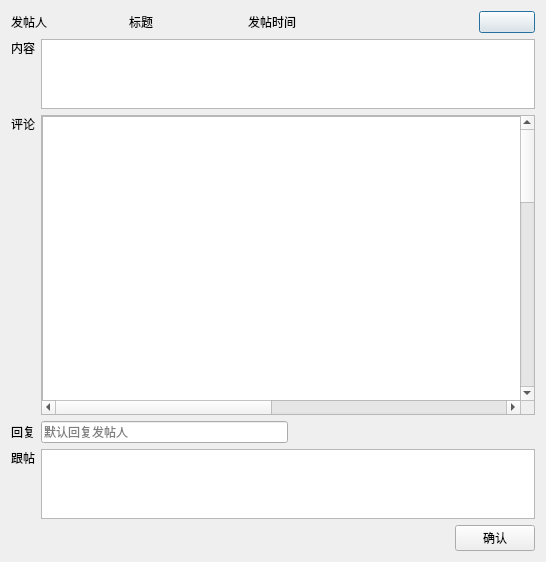
<?xml version="1.0" encoding="UTF-8"?>
<ui version="4.0">
 <class>PostWin</class>
 <widget class="QDialog" name="PostWin">
  <property name="geometry">
   <rect>
    <x>0</x>
    <y>0</y>
    <width>546</width>
    <height>439</height>
   </rect>
  </property>
  <property name="windowTitle">
   <string>Dialog</string>
  </property>
  <layout class="QVBoxLayout" name="verticalLayout_2">
   <item>
    <layout class="QVBoxLayout" name="verticalLayout" stretch="2,4,8,2,3,1">
     <item>
      <layout class="QHBoxLayout" name="horizontalLayout_4" stretch="2,2,2,2,1">
       <item>
        <layout class="QHBoxLayout" name="horizontalLayout">
         <item>
          <widget class="QLabel" name="label">
           <property name="text">
            <string>发帖人</string>
           </property>
          </widget>
         </item>
         <item>
          <widget class="QLabel" name="poster">
           <property name="sizePolicy">
            <sizepolicy hsizetype="Expanding" vsizetype="Preferred">
             <horstretch>0</horstretch>
             <verstretch>0</verstretch>
            </sizepolicy>
           </property>
           <property name="text">
            <string/>
           </property>
          </widget>
         </item>
        </layout>
       </item>
       <item>
        <layout class="QHBoxLayout" name="horizontalLayout_3">
         <item>
          <widget class="QLabel" name="label_3">
           <property name="text">
            <string>标题</string>
           </property>
          </widget>
         </item>
         <item>
          <widget class="QLabel" name="title">
           <property name="sizePolicy">
            <sizepolicy hsizetype="Expanding" vsizetype="Preferred">
             <horstretch>0</horstretch>
             <verstretch>0</verstretch>
            </sizepolicy>
           </property>
           <property name="text">
            <string/>
           </property>
          </widget>
         </item>
        </layout>
       </item>
       <item>
        <layout class="QHBoxLayout" name="horizontalLayout_2">
         <item>
          <widget class="QLabel" name="label_2">
           <property name="text">
            <string>发帖时间</string>
           </property>
          </widget>
         </item>
         <item>
          <widget class="QLabel" name="time">
           <property name="sizePolicy">
            <sizepolicy hsizetype="Expanding" vsizetype="Preferred">
             <horstretch>0</horstretch>
             <verstretch>0</verstretch>
            </sizepolicy>
           </property>
           <property name="text">
            <string/>
           </property>
          </widget>
         </item>
        </layout>
       </item>
       <item>
        <spacer name="horizontalSpacer_2">
         <property name="orientation">
          <enum>Qt::Horizontal</enum>
         </property>
         <property name="sizeHint" stdset="0">
          <size>
           <width>40</width>
           <height>20</height>
          </size>
         </property>
        </spacer>
       </item>
       <item>
        <widget class="QPushButton" name="refresh_btn">
         <property name="sizePolicy">
          <sizepolicy hsizetype="Expanding" vsizetype="Expanding">
           <horstretch>0</horstretch>
           <verstretch>0</verstretch>
          </sizepolicy>
         </property>
         <property name="styleSheet">
          <string notr="true">border-image: url(:/png/refresh.png);</string>
         </property>
         <property name="text">
          <string/>
         </property>
        </widget>
       </item>
      </layout>
     </item>
     <item>
      <layout class="QHBoxLayout" name="horizontalLayout_5">
       <item>
        <widget class="QLabel" name="label_4">
         <property name="text">
          <string>内容</string>
         </property>
         <property name="alignment">
          <set>Qt::AlignLeading|Qt::AlignLeft|Qt::AlignTop</set>
         </property>
        </widget>
       </item>
       <item>
        <widget class="QTextBrowser" name="textBrowser"/>
       </item>
      </layout>
     </item>
     <item>
      <layout class="QHBoxLayout" name="horizontalLayout_6">
       <item>
        <widget class="QLabel" name="label_5">
         <property name="text">
          <string>评论</string>
         </property>
         <property name="alignment">
          <set>Qt::AlignLeading|Qt::AlignLeft|Qt::AlignTop</set>
         </property>
        </widget>
       </item>
       <item>
        <widget class="QScrollArea" name="scrollArea">
         <property name="minimumSize">
          <size>
           <width>0</width>
           <height>300</height>
          </size>
         </property>
         <property name="widgetResizable">
          <bool>true</bool>
         </property>
         <widget class="QWidget" name="scrollAreaWidgetContents">
          <property name="geometry">
           <rect>
            <x>0</x>
            <y>0</y>
            <width>1000</width>
            <height>1000</height>
           </rect>
          </property>
          <property name="sizePolicy">
           <sizepolicy hsizetype="Fixed" vsizetype="Fixed">
            <horstretch>0</horstretch>
            <verstretch>0</verstretch>
           </sizepolicy>
          </property>
          <property name="minimumSize">
           <size>
            <width>1000</width>
            <height>1000</height>
           </size>
          </property>
          <property name="maximumSize">
           <size>
            <width>1000</width>
            <height>1000</height>
           </size>
          </property>
          <widget class="QListWidget" name="listWidget">
           <property name="geometry">
            <rect>
             <x>0</x>
             <y>0</y>
             <width>4000000</width>
             <height>4000000</height>
            </rect>
           </property>
           <property name="sizePolicy">
            <sizepolicy hsizetype="Fixed" vsizetype="Fixed">
             <horstretch>0</horstretch>
             <verstretch>0</verstretch>
            </sizepolicy>
           </property>
           <property name="minimumSize">
            <size>
             <width>1000</width>
             <height>1000000</height>
            </size>
           </property>
           <property name="verticalScrollBarPolicy">
            <enum>Qt::ScrollBarAlwaysOn</enum>
           </property>
           <property name="horizontalScrollBarPolicy">
            <enum>Qt::ScrollBarAlwaysOn</enum>
           </property>
          </widget>
         </widget>
        </widget>
       </item>
      </layout>
     </item>
     <item>
      <layout class="QHBoxLayout" name="horizontalLayout_7">
       <item>
        <widget class="QLabel" name="label_7">
         <property name="text">
          <string>回复</string>
         </property>
         <property name="alignment">
          <set>Qt::AlignLeading|Qt::AlignLeft|Qt::AlignVCenter</set>
         </property>
        </widget>
       </item>
       <item>
        <widget class="QLineEdit" name="receiver_LE">
         <property name="font">
          <font>
           <stylestrategy>PreferDefault</stylestrategy>
          </font>
         </property>
         <property name="placeholderText">
          <string>默认回复发帖人</string>
         </property>
        </widget>
       </item>
       <item>
        <spacer name="horizontalSpacer_3">
         <property name="orientation">
          <enum>Qt::Horizontal</enum>
         </property>
         <property name="sizeHint" stdset="0">
          <size>
           <width>40</width>
           <height>20</height>
          </size>
         </property>
        </spacer>
       </item>
      </layout>
     </item>
     <item>
      <layout class="QHBoxLayout" name="horizontalLayout_9">
       <item>
        <widget class="QLabel" name="label_6">
         <property name="text">
          <string>跟帖</string>
         </property>
         <property name="alignment">
          <set>Qt::AlignLeading|Qt::AlignLeft|Qt::AlignTop</set>
         </property>
        </widget>
       </item>
       <item>
        <widget class="QTextEdit" name="content"/>
       </item>
      </layout>
     </item>
     <item>
      <layout class="QHBoxLayout" name="horizontalLayout_8">
       <item>
        <spacer name="horizontalSpacer">
         <property name="orientation">
          <enum>Qt::Horizontal</enum>
         </property>
         <property name="sizeHint" stdset="0">
          <size>
           <width>40</width>
           <height>20</height>
          </size>
         </property>
        </spacer>
       </item>
       <item>
        <widget class="QPushButton" name="OK_btn">
         <property name="text">
          <string>确认</string>
         </property>
        </widget>
       </item>
      </layout>
     </item>
    </layout>
   </item>
  </layout>
 </widget>
 <resources/>
 <connections/>
</ui>
